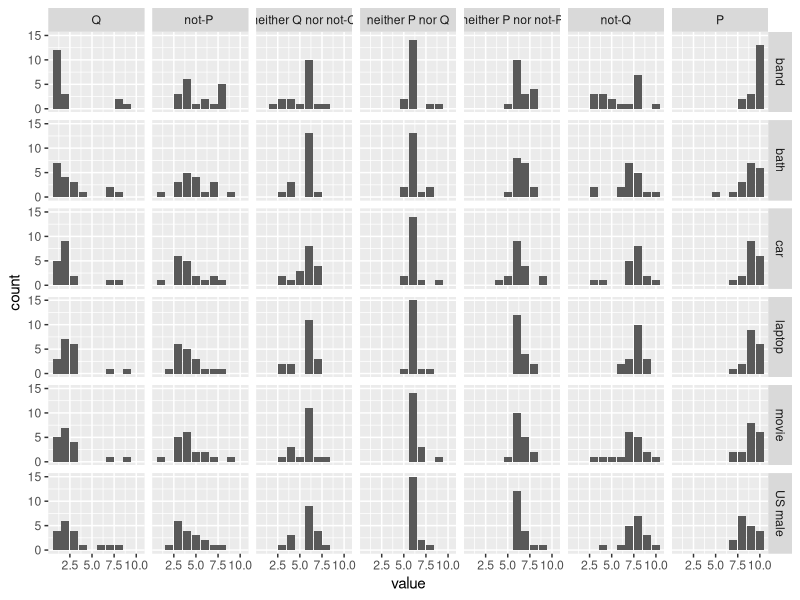
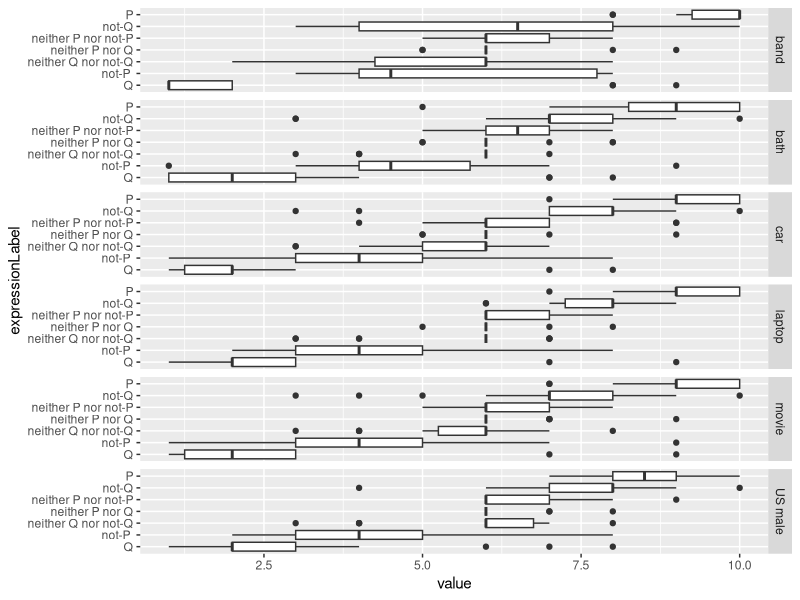

Reproduce these figures in R, in order.
## ---- chunk 1
knitr::opts_chunk$set(fig.width=8, fig.height=8, 
                      echo=FALSE, warning=FALSE, message=FALSE)
require(dplyr)
require(ggplot2)
require(reshape2)

## ---- chunk 2
d4 = read.csv('data.csv')
nr_participants_initial = nlevels(factor(d4$id))
## ---- chunk 3

d4 = droplevels(filter(d4, ! language %in% c("chinese", "Chinese", "english, vietnamese", "Spanish", "Telugu") ))
nr_excluded_for_language = nr_participants_initial - nlevels(factor(d4$id)) 

d4$workerID = unlist(sapply(1:nrow(d4), function(i) strsplit(as.character(d4$id[i]), ":")[[1]][1]))
d4$assignmentID = unlist(sapply(1:nrow(d4), function(i) strsplit(as.character(d4$id[i]), ":")[[1]][2]))

## ---- chunk 4

## data prep



### reshuffle results
A1 = melt(d4, id.vars = c("id", "scenarioLabel", "expressionLabel1"), measure.vars = c("answer1")) %>%
  rename(expressionLabel = expressionLabel1)
A2 = melt(d4, id.vars = c("id", "scenarioLabel", "expressionLabel2"), measure.vars = c("answer2")) %>%
  rename(expressionLabel = expressionLabel2)
A3 = melt(d4, id.vars = c("id", "scenarioLabel", "expressionLabel3"), measure.vars = c("answer3")) %>%
  rename(expressionLabel = expressionLabel3)
A4 = melt(d4, id.vars = c("id", "scenarioLabel", "expressionLabel4"), measure.vars = c("answer4")) %>%
  rename(expressionLabel = expressionLabel4)
A5 = melt(d4, id.vars = c("id", "scenarioLabel", "expressionLabel5"), measure.vars = c("answer5")) %>%
  rename(expressionLabel = expressionLabel5)
A6 = melt(d4, id.vars = c("id", "scenarioLabel", "expressionLabel6"), measure.vars = c("answer6")) %>%
  rename(expressionLabel = expressionLabel6)
A7 = melt(d4, id.vars = c("id", "scenarioLabel", "expressionLabel7"), measure.vars = c("answer7")) %>%
  rename(expressionLabel = expressionLabel7)

answers = rbind(A1, A2, A3, A4, A5, A6, A7) %>%
  mutate(id = as.numeric(factor(id)),
         expressionLabel = factor(expressionLabel, ordered = TRUE, 
                                  levels = c("Q", 
                                             "not-P ", 
                                             "neither Q nor not-Q", 
                                             "neither P nor Q", 
                                             "neither P nor not-P", 
                                             "not-Q", 
                                             "P"))) %>% 
  group_by(id, scenarioLabel) %>%
  mutate(rank = rank(value))
## ---- chunk 5

bar_plot = ggplot(answers, aes(x = value)) + geom_bar() + facet_grid(scenarioLabel ~ expressionLabel)
show(bar_plot)

## ---- chunk 6

box_plot = ggplot(answers, aes(x = expressionLabel, y = value)) + geom_boxplot() + facet_grid(scenarioLabel ~ .) + coord_flip()
show(box_plot)

